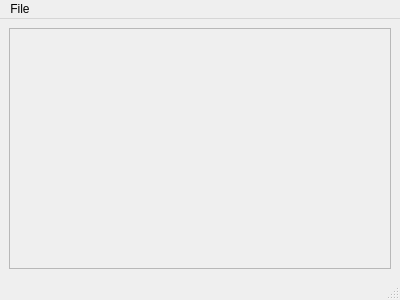
<?xml version="1.0" encoding="UTF-8"?>
<ui version="4.0">
 <class>mainwindow</class>
 <widget class="QMainWindow" name="mainwindow">
  <property name="geometry">
   <rect>
    <x>0</x>
    <y>0</y>
    <width>400</width>
    <height>300</height>
   </rect>
  </property>
  <property name="windowTitle">
   <string>mainwindow</string>
  </property>
  <widget class="QWidget" name="centralwidget">
   <layout class="QHBoxLayout" name="horizontalLayout_2">
    <item>
     <layout class="QHBoxLayout" name="mainLayout"/>
    </item>
    <item>
     <widget class="QScrollArea" name="scrollArea">
      <property name="widgetResizable">
       <bool>true</bool>
      </property>
      <widget class="QWidget" name="scrollAreaWidgetContents">
       <property name="geometry">
        <rect>
         <x>0</x>
         <y>0</y>
         <width>372</width>
         <height>228</height>
        </rect>
       </property>
      </widget>
     </widget>
    </item>
   </layout>
  </widget>
  <widget class="QMenuBar" name="menubar">
   <property name="geometry">
    <rect>
     <x>0</x>
     <y>0</y>
     <width>400</width>
     <height>26</height>
    </rect>
   </property>
   <widget class="QMenu" name="menuFile">
    <property name="title">
     <string>File</string>
    </property>
    <addaction name="actionOpen"/>
    <addaction name="separator"/>
    <addaction name="actionSave"/>
    <addaction name="actionSave_As"/>
   </widget>
   <addaction name="menuFile"/>
  </widget>
  <widget class="QStatusBar" name="statusbar"/>
  <action name="actionOpen">
   <property name="text">
    <string>Open</string>
   </property>
  </action>
  <action name="actionSave">
   <property name="text">
    <string>Save</string>
   </property>
  </action>
  <action name="actionSave_As">
   <property name="text">
    <string>Save As</string>
   </property>
  </action>
 </widget>
 <resources/>
 <connections/>
</ui>
